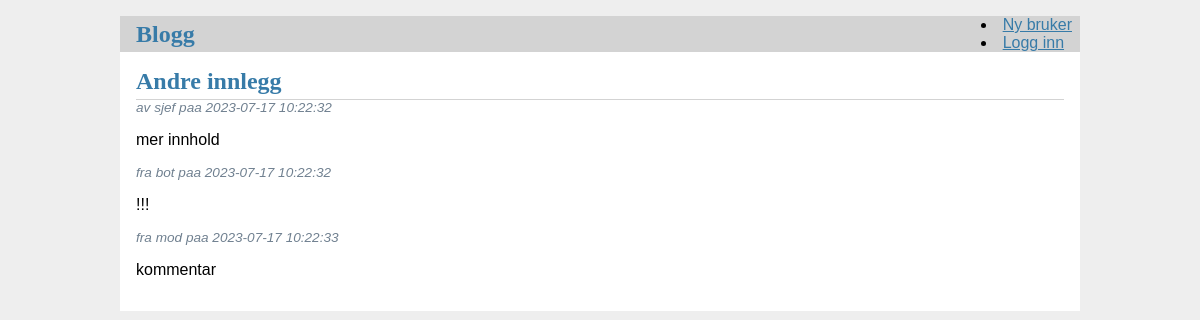
Page /2 on the earlier database version.
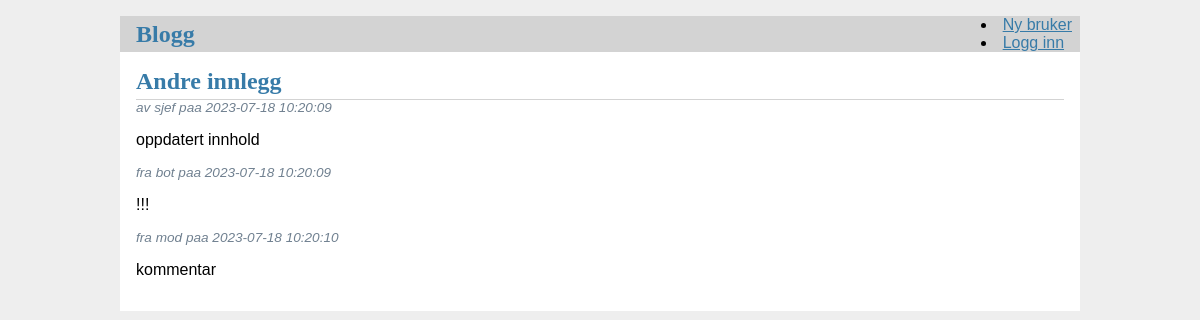
Same page on the later database version.
### tables this page shows
CREATE TABLE innlegg (
	id INTEGER PRIMARY KEY AUTOINCREMENT,
	tittel VARCHAR(20) NOT NULL,
	innhold VARCHAR(512),
	dato_postet TIMESTAMP NOT NULL DEFAULT CURRENT_TIMESTAMP,
	bruker_id INT NOT NULL,
	FOREIGN KEY (bruker_id) REFERENCES brukere(id)

);

CREATE TABLE kommentar (
	id INTEGER PRIMARY KEY AUTOINCREMENT,
	innhold VARCHAR(100) NOT NULL,
	dato_postet TIMESTAMP NOT NULL DEFAULT CURRENT_TIMESTAMP,
	innlegg_id INT NOT NULL,
	bruker_id INT NOT NULL,
	FOREIGN KEY (innlegg_id) REFERENCES innlegg(id),
	FOREIGN KEY (bruker_id) REFERENCES burkere(id)
);

CREATE TABLE brukere (
	id INTEGER PRIMARY KEY AUTOINCREMENT,
	brukernavn VARCHAR(20) UNIQUE NOT NULL,
	passord VARCHAR(50) NOT NULL,
	er_admin BOOLEAN DEFAULT 0
);

### blogg/blog.py (the view)
@bp.route("/<int:id>",methods=("GET",))
def show_post(id):
	post = get_post(id)
	comments = get_comments_from_post(id)
	if not post:
		return abort(404,f"Post {id} does not exist")
	return render_template("blog/show_post.html",post=post,comments=comments)

### backend/blog.py (called while the page is built)
def get_post(id):
    post = get_db().execute(
        "SELECT i.id,tittel,innhold,dato_postet,brukernavn,bruker_id "
        "FROM innlegg i JOIN brukere b ON bruker_id = b.id WHERE i.id = ?",
        (id,)).fetchone()
    return post

def get_comments_from_post(id):
    comments = get_db().execute(
        "SELECT k.id, innhold, dato_postet, innlegg_id,bruker_id, brukernavn "
        "FROM kommentar k JOIN brukere b on bruker_id = b.id WHERE innlegg_id = ?",
        (id,)).fetchall()
    return comments

### backend/db.py (called while the page is built)
def get_db():
	database = sqlite3.connect(path+"\\instance\\database.sqlite")
	database.row_factory = sqlite3.Row
	return database

### blogg/auth.py (called while the page is built)
@bp.before_app_request
def load_logged_in_user():
	user_id = session.get("user_id")
	if user_id is None:
		g.user = None
	else:
		g.user = get_user(user_id)
		if g.user == None:
			return abort(403)

### blogg/templates/blog/show_post.html (shortened to what this page needs)
{% extends "base.html" %}
{% block header %}
	<h1>{% block title %}{{post["tittel"]}}{% endblock %}</h1>
{% endblock %}
{% block content %}
	<article class="post">
		<header>
			<div>
				<div class="about">av {{post["brukernavn"]}} paa {{post["dato_postet"]}}</div>
			</div>
		</header>
		<p class="body">{{post["innhold"]}}</p>
	</article>
	{% for comment in comments %}
		<article class="post">
			<header>
				<div class="about">fra {{comment["brukernavn"]}} paa {{comment["dato_postet"]}}</div>
			</header>
			<p class="body">{{comment["innhold"]}}</p>
		</article>
	{% endfor %}
{% endblock %}

Differences in the rows shown:
changed innlegg "Andre innlegg": dato_postet "2023-07-17 10:22:32" → "2023-07-18 10:20:09"; innhold "mer innhold" → "oppdatert innhold"
changed kommentar "bot": dato_postet "2023-07-17 10:22:32" → "2023-07-18 10:20:09"
changed kommentar "kommentar": dato_postet "2023-07-17 10:22:33" → "2023-07-18 10:20:10"
